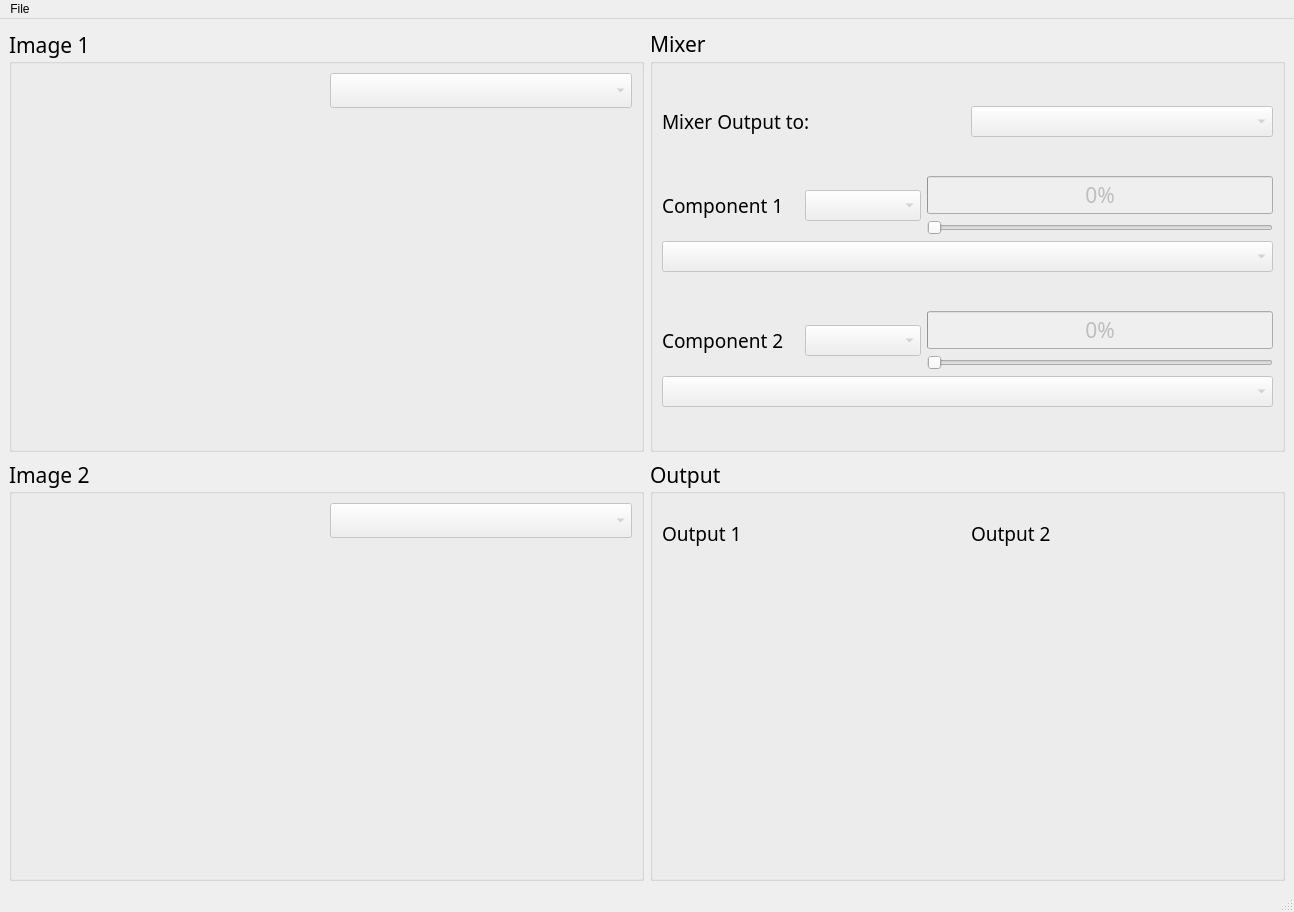
<?xml version="1.0" encoding="UTF-8"?>
<ui version="4.0">
 <class>MainWindow</class>
 <widget class="QMainWindow" name="MainWindow">
  <property name="geometry">
   <rect>
    <x>0</x>
    <y>0</y>
    <width>1294</width>
    <height>912</height>
   </rect>
  </property>
  <property name="windowTitle">
   <string>MainWindow</string>
  </property>
  <widget class="QWidget" name="centralwidget">
   <layout class="QGridLayout" name="gridLayout_4" columnstretch="1,1">
    <item row="0" column="0">
     <widget class="QGroupBox" name="image_1_container">
      <property name="font">
       <font>
        <family>MV Boli</family>
        <pointsize>16</pointsize>
        <weight>50</weight>
        <bold>false</bold>
       </font>
      </property>
      <property name="title">
       <string>Image 1</string>
      </property>
      <property name="alignment">
       <set>Qt::AlignLeading|Qt::AlignLeft|Qt::AlignVCenter</set>
      </property>
      <layout class="QGridLayout" name="gridLayout">
       <item row="0" column="0">
        <layout class="QHBoxLayout" name="horizontalLayout"/>
       </item>
       <item row="0" column="1">
        <widget class="QComboBox" name="image_1_pick">
         <property name="enabled">
          <bool>false</bool>
         </property>
         <property name="font">
          <font>
           <pointsize>14</pointsize>
          </font>
         </property>
         <item>
          <property name="text">
           <string/>
          </property>
         </item>
         <item>
          <property name="text">
           <string>Magnitude</string>
          </property>
         </item>
         <item>
          <property name="text">
           <string>Phase</string>
          </property>
         </item>
         <item>
          <property name="text">
           <string>Real</string>
          </property>
         </item>
         <item>
          <property name="text">
           <string>Imaginary</string>
          </property>
         </item>
        </widget>
       </item>
       <item row="1" column="0" colspan="2">
        <layout class="QHBoxLayout" name="horizontalLayout_8">
         <item>
          <widget class="QLabel" name="image_1_original">
           <property name="minimumSize">
            <size>
             <width>300</width>
             <height>300</height>
            </size>
           </property>
           <property name="text">
            <string/>
           </property>
           <property name="pixmap">
            <pixmap>../Tests/image-mixer-main/image-mixer-main/placeholder.png</pixmap>
           </property>
          </widget>
         </item>
         <item>
          <widget class="QLabel" name="image_1_after_filter">
           <property name="minimumSize">
            <size>
             <width>300</width>
             <height>300</height>
            </size>
           </property>
           <property name="text">
            <string/>
           </property>
           <property name="pixmap">
            <pixmap>../Tests/image-mixer-main/image-mixer-main/placeholder.png</pixmap>
           </property>
          </widget>
         </item>
        </layout>
       </item>
      </layout>
     </widget>
    </item>
    <item row="0" column="1">
     <widget class="QGroupBox" name="mixer_container">
      <property name="font">
       <font>
        <family>MV Boli</family>
        <pointsize>16</pointsize>
        <weight>50</weight>
        <bold>false</bold>
       </font>
      </property>
      <property name="title">
       <string>Mixer</string>
      </property>
      <layout class="QVBoxLayout" name="verticalLayout_5">
       <item>
        <layout class="QHBoxLayout" name="horizontalLayout_6">
         <item>
          <layout class="QHBoxLayout" name="horizontalLayout_4">
           <item>
            <widget class="QLabel" name="mixer_output_to_label">
             <property name="font">
              <font>
               <family>MV Boli</family>
               <pointsize>14</pointsize>
               <weight>50</weight>
               <bold>false</bold>
              </font>
             </property>
             <property name="text">
              <string>Mixer Output to:</string>
             </property>
            </widget>
           </item>
           <item>
            <widget class="QComboBox" name="output_select">
             <property name="enabled">
              <bool>false</bool>
             </property>
             <property name="font">
              <font>
               <pointsize>12</pointsize>
              </font>
             </property>
             <item>
              <property name="text">
               <string/>
              </property>
             </item>
             <item>
              <property name="text">
               <string>Output 1</string>
              </property>
             </item>
             <item>
              <property name="text">
               <string>Output 2</string>
              </property>
             </item>
            </widget>
           </item>
          </layout>
         </item>
        </layout>
       </item>
       <item>
        <layout class="QVBoxLayout" name="verticalLayout_4">
         <item>
          <layout class="QHBoxLayout" name="horizontalLayout_3">
           <item>
            <widget class="QLabel" name="component_1_label">
             <property name="font">
              <font>
               <family>MV Boli</family>
               <pointsize>14</pointsize>
               <weight>50</weight>
               <bold>false</bold>
              </font>
             </property>
             <property name="text">
              <string>Component 1   </string>
             </property>
            </widget>
           </item>
           <item>
            <widget class="QComboBox" name="component_1_select">
             <property name="enabled">
              <bool>false</bool>
             </property>
             <property name="minimumSize">
              <size>
               <width>116</width>
               <height>30</height>
              </size>
             </property>
             <property name="font">
              <font>
               <pointsize>12</pointsize>
              </font>
             </property>
             <item>
              <property name="text">
               <string/>
              </property>
             </item>
             <item>
              <property name="text">
               <string>Image 1</string>
              </property>
             </item>
             <item>
              <property name="text">
               <string>Image 2</string>
              </property>
             </item>
            </widget>
           </item>
           <item>
            <layout class="QVBoxLayout" name="verticalLayout">
             <item>
              <widget class="QProgressBar" name="component_1_percentage">
               <property name="enabled">
                <bool>false</bool>
               </property>
               <property name="value">
                <number>0</number>
               </property>
              </widget>
             </item>
             <item>
              <widget class="QSlider" name="component_1_slider">
               <property name="enabled">
                <bool>false</bool>
               </property>
               <property name="acceptDrops">
                <bool>false</bool>
               </property>
               <property name="maximum">
                <number>100</number>
               </property>
               <property name="tracking">
                <bool>true</bool>
               </property>
               <property name="orientation">
                <enum>Qt::Horizontal</enum>
               </property>
              </widget>
             </item>
            </layout>
           </item>
          </layout>
         </item>
         <item>
          <widget class="QComboBox" name="component_1_type">
           <property name="enabled">
            <bool>false</bool>
           </property>
           <property name="font">
            <font>
             <pointsize>12</pointsize>
            </font>
           </property>
           <item>
            <property name="text">
             <string/>
            </property>
           </item>
           <item>
            <property name="text">
             <string>Magnitude</string>
            </property>
           </item>
           <item>
            <property name="text">
             <string>Phase</string>
            </property>
           </item>
           <item>
            <property name="text">
             <string>Real</string>
            </property>
           </item>
           <item>
            <property name="text">
             <string>Imaginary</string>
            </property>
           </item>
           <item>
            <property name="text">
             <string>Uniform Magnitude</string>
            </property>
           </item>
           <item>
            <property name="text">
             <string>Uniform Phase</string>
            </property>
           </item>
          </widget>
         </item>
        </layout>
       </item>
       <item>
        <layout class="QVBoxLayout" name="verticalLayout_2">
         <item>
          <layout class="QHBoxLayout" name="horizontalLayout_5">
           <item>
            <widget class="QLabel" name="component_2_label">
             <property name="font">
              <font>
               <family>MV Boli</family>
               <pointsize>14</pointsize>
               <weight>50</weight>
               <bold>false</bold>
              </font>
             </property>
             <property name="text">
              <string>Component 2   </string>
             </property>
            </widget>
           </item>
           <item>
            <widget class="QComboBox" name="component_2_select">
             <property name="enabled">
              <bool>false</bool>
             </property>
             <property name="minimumSize">
              <size>
               <width>116</width>
               <height>30</height>
              </size>
             </property>
             <property name="font">
              <font>
               <pointsize>12</pointsize>
              </font>
             </property>
             <item>
              <property name="text">
               <string/>
              </property>
             </item>
             <item>
              <property name="text">
               <string>Image 1</string>
              </property>
             </item>
             <item>
              <property name="text">
               <string>Image 2</string>
              </property>
             </item>
            </widget>
           </item>
           <item>
            <layout class="QVBoxLayout" name="verticalLayout_3">
             <item>
              <widget class="QProgressBar" name="component_2_percentage">
               <property name="enabled">
                <bool>false</bool>
               </property>
               <property name="value">
                <number>0</number>
               </property>
              </widget>
             </item>
             <item>
              <widget class="QSlider" name="component_2_slider">
               <property name="enabled">
                <bool>false</bool>
               </property>
               <property name="maximum">
                <number>100</number>
               </property>
               <property name="orientation">
                <enum>Qt::Horizontal</enum>
               </property>
              </widget>
             </item>
            </layout>
           </item>
          </layout>
         </item>
         <item>
          <widget class="QComboBox" name="component_2_type">
           <property name="enabled">
            <bool>false</bool>
           </property>
           <property name="font">
            <font>
             <pointsize>12</pointsize>
            </font>
           </property>
           <item>
            <property name="text">
             <string/>
            </property>
           </item>
           <item>
            <property name="text">
             <string>Magnitude</string>
            </property>
           </item>
           <item>
            <property name="text">
             <string>Phase</string>
            </property>
           </item>
           <item>
            <property name="text">
             <string>Real</string>
            </property>
           </item>
           <item>
            <property name="text">
             <string>Imaginary</string>
            </property>
           </item>
           <item>
            <property name="text">
             <string>Uniform Magnitude</string>
            </property>
           </item>
           <item>
            <property name="text">
             <string>Uniform Phase</string>
            </property>
           </item>
          </widget>
         </item>
        </layout>
       </item>
      </layout>
     </widget>
    </item>
    <item row="1" column="0">
     <widget class="QGroupBox" name="image_1_container_2">
      <property name="font">
       <font>
        <family>MV Boli</family>
        <pointsize>16</pointsize>
        <weight>50</weight>
        <bold>false</bold>
       </font>
      </property>
      <property name="title">
       <string>Image 2</string>
      </property>
      <property name="alignment">
       <set>Qt::AlignLeading|Qt::AlignLeft|Qt::AlignVCenter</set>
      </property>
      <layout class="QGridLayout" name="gridLayout_2">
       <item row="0" column="0">
        <layout class="QHBoxLayout" name="horizontalLayout_2"/>
       </item>
       <item row="0" column="1">
        <widget class="QComboBox" name="image_2_pick">
         <property name="enabled">
          <bool>false</bool>
         </property>
         <property name="font">
          <font>
           <pointsize>14</pointsize>
          </font>
         </property>
         <item>
          <property name="text">
           <string/>
          </property>
         </item>
         <item>
          <property name="text">
           <string>Magnitude</string>
          </property>
         </item>
         <item>
          <property name="text">
           <string>Phase</string>
          </property>
         </item>
         <item>
          <property name="text">
           <string>Real</string>
          </property>
         </item>
         <item>
          <property name="text">
           <string>Imaginary</string>
          </property>
         </item>
        </widget>
       </item>
       <item row="1" column="0" colspan="2">
        <layout class="QHBoxLayout" name="horizontalLayout_9">
         <item>
          <widget class="QLabel" name="image_2_original">
           <property name="minimumSize">
            <size>
             <width>300</width>
             <height>300</height>
            </size>
           </property>
           <property name="text">
            <string/>
           </property>
           <property name="pixmap">
            <pixmap>../Tests/image-mixer-main/image-mixer-main/placeholder.png</pixmap>
           </property>
          </widget>
         </item>
         <item>
          <widget class="QLabel" name="image_2_after_filter">
           <property name="minimumSize">
            <size>
             <width>300</width>
             <height>300</height>
            </size>
           </property>
           <property name="text">
            <string/>
           </property>
           <property name="pixmap">
            <pixmap>../Tests/image-mixer-main/image-mixer-main/placeholder.png</pixmap>
           </property>
          </widget>
         </item>
        </layout>
       </item>
      </layout>
     </widget>
    </item>
    <item row="1" column="1">
     <widget class="QGroupBox" name="output_container">
      <property name="font">
       <font>
        <family>MV Boli</family>
        <pointsize>16</pointsize>
        <weight>50</weight>
        <bold>false</bold>
       </font>
      </property>
      <property name="title">
       <string>Output</string>
      </property>
      <property name="alignment">
       <set>Qt::AlignLeading|Qt::AlignLeft|Qt::AlignVCenter</set>
      </property>
      <layout class="QGridLayout" name="gridLayout_3">
       <item row="0" column="0">
        <layout class="QHBoxLayout" name="horizontalLayout_7">
         <item>
          <widget class="QLabel" name="output_1_label">
           <property name="font">
            <font>
             <family>MV Boli</family>
             <pointsize>14</pointsize>
             <weight>50</weight>
             <bold>false</bold>
            </font>
           </property>
           <property name="text">
            <string>Output 1</string>
           </property>
          </widget>
         </item>
         <item>
          <widget class="QLabel" name="output_2_label">
           <property name="font">
            <font>
             <family>MV Boli</family>
             <pointsize>14</pointsize>
             <weight>50</weight>
             <bold>false</bold>
            </font>
           </property>
           <property name="text">
            <string>Output 2</string>
           </property>
          </widget>
         </item>
        </layout>
       </item>
       <item row="1" column="0">
        <layout class="QHBoxLayout" name="horizontalLayout_10">
         <item>
          <widget class="QLabel" name="output_1">
           <property name="minimumSize">
            <size>
             <width>300</width>
             <height>300</height>
            </size>
           </property>
           <property name="text">
            <string/>
           </property>
           <property name="pixmap">
            <pixmap>../Tests/image-mixer-main/image-mixer-main/placeholder.png</pixmap>
           </property>
          </widget>
         </item>
         <item>
          <widget class="QLabel" name="output_2">
           <property name="minimumSize">
            <size>
             <width>300</width>
             <height>300</height>
            </size>
           </property>
           <property name="text">
            <string/>
           </property>
           <property name="pixmap">
            <pixmap>../Tests/image-mixer-main/image-mixer-main/placeholder.png</pixmap>
           </property>
          </widget>
         </item>
        </layout>
       </item>
      </layout>
     </widget>
    </item>
   </layout>
  </widget>
  <widget class="QMenuBar" name="menubar">
   <property name="geometry">
    <rect>
     <x>0</x>
     <y>0</y>
     <width>1294</width>
     <height>21</height>
    </rect>
   </property>
   <widget class="QMenu" name="menuFile">
    <property name="title">
     <string>File</string>
    </property>
    <widget class="QMenu" name="menuOpen">
     <property name="title">
      <string>Open</string>
     </property>
     <addaction name="action_open_image_1"/>
     <addaction name="action_open_image_2"/>
    </widget>
    <addaction name="action_new"/>
    <addaction name="menuOpen"/>
    <addaction name="action_exit"/>
   </widget>
   <addaction name="menuFile"/>
  </widget>
  <widget class="QStatusBar" name="statusbar"/>
  <action name="action_new">
   <property name="text">
    <string>New</string>
   </property>
   <property name="shortcut">
    <string>Ctrl+N</string>
   </property>
  </action>
  <action name="action_open_image_1">
   <property name="text">
    <string>Image 1</string>
   </property>
   <property name="shortcut">
    <string>1</string>
   </property>
  </action>
  <action name="action_open_image_2">
   <property name="text">
    <string>Image 2</string>
   </property>
   <property name="shortcut">
    <string>2</string>
   </property>
  </action>
  <action name="action_exit">
   <property name="text">
    <string>Exit</string>
   </property>
   <property name="shortcut">
    <string>Ctrl+Q</string>
   </property>
  </action>
 </widget>
 <resources/>
 <connections>
  <connection>
   <sender>component_1_slider</sender>
   <signal>valueChanged(int)</signal>
   <receiver>component_1_percentage</receiver>
   <slot>setValue(int)</slot>
   <hints>
    <hint type="sourcelabel">
     <x>1144</x>
     <y>255</y>
    </hint>
    <hint type="destinationlabel">
     <x>1139</x>
     <y>225</y>
    </hint>
   </hints>
  </connection>
  <connection>
   <sender>component_2_slider</sender>
   <signal>valueChanged(int)</signal>
   <receiver>component_2_percentage</receiver>
   <slot>setValue(int)</slot>
   <hints>
    <hint type="sourcelabel">
     <x>1004</x>
     <y>385</y>
    </hint>
    <hint type="destinationlabel">
     <x>1003</x>
     <y>359</y>
    </hint>
   </hints>
  </connection>
 </connections>
</ui>
